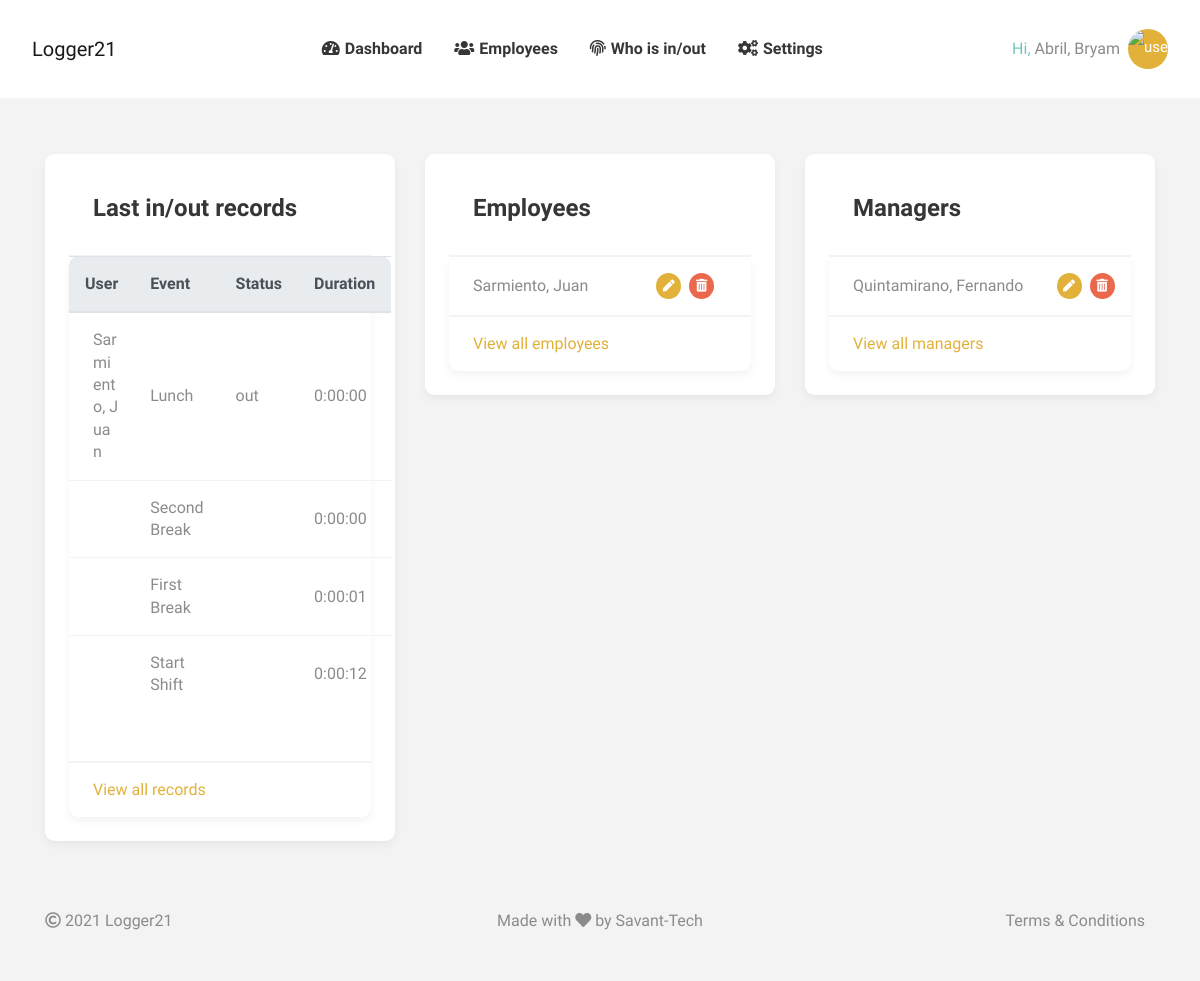
The page / (signed in) on the database its author committed.
### users/models.py (models this page shows)
class User(AbstractBaseUser, PermissionsMixin):
    first_name = models.CharField(max_length=255, verbose_name='Nombre',null=True, )
    last_name = models.CharField(max_length=255, verbose_name='Apellido',null=True, )
    email = models.EmailField(unique=True, verbose_name="Correo Electronico")
    direction = models.CharField(max_length=70, verbose_name='Direccion', null=True, )
    province = models.CharField(max_length=70, verbose_name='Provincia', null=True, )
    country = models.CharField(max_length=70, verbose_name='Pais', null=True, )
    telephone = models.CharField(max_length=70, verbose_name='Telefono', null=True, )
    avatar = JPEGField(
        upload_to='users/avatar/',
        variations={
            'thumbnail': {"width": 100, "height": 100, "crop": True}
        },
        null=True, blank=True)
    is_active = models.BooleanField(default=True)  # Indica si el usuario esta activo
    is_staff = models.BooleanField(default=False)
    date_joined = models.DateTimeField(default=timezone.now)
    USERNAME_FIELD = 'email'  # Identificador unico
    REQUIRED_FIELDS = []  # Lista de nombres que solicita al crear un superusuario
    objects = UserManager()
    class Meta:
        verbose_name = 'Usuario'
        verbose_name_plural = 'Usuarios'
        ordering = ['-id']
    def __str__(self):
        return '{}, {}'.format(self.last_name, self.first_name)
    def get_avatar(self):
        if self.avatar:
            return self.avatar.url
        else:
            return os.path.join(settings.MEDIA_URL + str('users/avatar/male.png'))

### core/models.py (models this page shows, shortened)
class EventTime(models.Model):
    event = models.ForeignKey(Event, on_delete=models.CASCADE)
    owner = models.ForeignKey(Employee, on_delete=models.CASCADE)
    start_datetime = models.DateTimeField(default=datetime.now)
    end_datetime = models.DateTimeField(blank=True, null=True)
    is_finished = models.BooleanField(default=False)
    is_overtime = models.BooleanField(default=False)
    time_excess = models.IntegerField(default=0)
    time_afk = models.IntegerField(default=0)
    is_skipped = models.BooleanField(default=False)
    class Meta:
        ordering = ['-id', ]
    @property
    def time(self):
        if self.end_datetime is None:
            dif = timezone.now() - self.start_datetime
        else:
            dif = self.end_datetime-self.start_datetime
        return str(dif).split(".")[0]

class Event(models.Model):
    name = models.CharField(max_length=120, unique=True, verbose_name="Nombre del Evento")
    time_to_finish = models.IntegerField(default=0, verbose_name="Tiempo de Duracion")
    parent = models.ForeignKey('self', related_name='children', on_delete=models.CASCADE, blank=True, null=True,
                               verbose_name="Clase Padre")

### business/models.py (models this page shows, shortened)
class Employee(models.Model):
    type_of_employee = models.ForeignKey(TypeEmployee, on_delete=models.SET_NULL, null=True, default=None)
    user = models.OneToOneField(User, on_delete=models.SET_NULL, null=True)
    department = models.ForeignKey(Department, on_delete=models.SET_NULL, null=True, default=None)
    role = models.ForeignKey(Role, on_delete=models.SET_NULL, null=True, default=None)
    observations = models.TextField(verbose_name='Observations', null=True, blank=True, default=None)
    date_hired = models.DateField(verbose_name='Date hired', null=True, default=None)
    class Meta:
        ordering = ['-id', ]

### webapp/views.py (the view)
# urls.py: path('', Home.as_view(), name='home'),
class Home(LoginRequiredMixin, generic.TemplateView):
    template_name = 'webapp/home.html'
    login_url = 'webapp:login'
    def get_template_names(self):
        if self.request.user.is_superuser:
            template_name = 'dash/admin-dash.html'
        else:
            template_name = self.template_name
        return [template_name]
    def get_context_data(self, **kwargs):
        today = localtime(now()).date()
        context = super().get_context_data(**kwargs)
        if not self.request.user.is_superuser:
            employee_instance = Employee.objects.get(user=self.request.user)
            context['event_today'] = EventTime.objects.filter(owner=employee_instance, start_datetime__date=today,
                                                              event=1).first()
            context['firstbreak_today'] = EventTime.objects.filter(owner=employee_instance, start_datetime__date=today,
                                                                   event=2).first()
            context['lunch_today'] = EventTime.objects.filter(owner=employee_instance, start_datetime__date=today,
                                                              event=3).first()
            context['secondbreak_today'] = EventTime.objects.filter(owner=employee_instance, start_datetime__date=today,
                                                                    event=4).first()
            context['afk_today'] = EventTime.objects.filter(owner=employee_instance, start_datetime__date=today,
                                                            event=5).first()
        else:
            context['events_today'] = EventTime.objects.all()[:6]
            context['employees'] = Employee.objects.filter(user__is_active=True,
                                                           type_of_employee__type_employee="Employee")[:5]
            context['managers'] = Employee.objects.filter(user__is_active=True,
                                                          type_of_employee__type_employee="Manager")[:5]
        return context

### webapp/templates/dash/admin-dash.html (shortened to what this page needs)
{% extends 'bases/base.html' %}
{% load static %}
{% block content %}
<div class="container">
    <div class="row jobProjectCosting mt-3 mt-lg-4">
        <div class="col-12 col-lg-4">
            <div class="p-3 p-xl-4 shadow-sm bg-white rounded">
                <div class="job-title d-flex align-items-center mb-2 mb-xl-3 ">
                    <h4 class="mt-0 mb-0 p-3 px-lg-4 d-flex align-items-center justify-content-between">
                        Last in/out records
                    </h4>
                </div>
                <div id="whos-in-dash-list" class="shadow-sm bg-white rounded">
                    <div class="border-top border-bottom">
                        <table class="table table-sm mb-5">
                            <thead class="lstHead thead-light">
                                <tr id="">
                                    <th scope="col" >User</th>
                                    <th scope="col" >Event</th>
                                	<th scope="col" >Status</th>
                                	<th scope="col" >Duration</th>
                                </tr>
                            </thead>
                            <tbody>
                                {% for event in events_today %}
                                    <tr class="lstNormalItem">
                                        <td class="pl-3 pl-lg-4" style="word-break: break-all;">
                                            {% ifchanged %}{{event.owner.user}}{%endifchanged%}
                                        </td>
                                        <td style="text-align: left;">{% ifchanged %}{{event.event.name}}{%endifchanged%}</td>
                                        <td style="text-align: left;">
                                           {% ifchanged %} {{ event.is_finished|yesno:'out, in' }}{%endifchanged%}
                                        </td>
                                        <td style="text-align: left;">{{event.time}}</td>
                                    </tr>
                                {% endfor %}
                            </tbody>
                        </table>
                    </div>
                    <a href="{% url 'webapp:admin-whois' %}" class="d-block px-3 px-lg-4 py-2 py-xl-3 rounded-bottom border-top">View all records</a>
                </div>
            </div>
        </div>
        <div class="col-12 col-lg-4">
            <div class="p-3 p-xl-4 shadow-sm bg-white rounded">
                <div class="job-title d-flex align-items-center mb-2 mb-xl-3 ">
                    <h4 class="mt-0 mb-0 p-3 px-lg-4 d-flex align-items-center justify-content-between">
                        Employees
                    </h4>
                </div>
                <div id="whos-in-dash-list" class="shadow-sm bg-white rounded">
                    <div class="border-top border-bottom">
                        <table class="table table-sm mb-0">
                            <tbody>
                                {% for emp in employees %}
                                    <tr class="lstNormalItem">
                                        <td class="pl-3 pl-lg-4" style="word-break: break-all;">
                                            {{emp.user}}
                                        </td>
                                        <td>
                                            <a href="{% url 'webapp:admin-employee-update' emp.user.id %}"
                                            class="btn btn-primary p-0 rounded-circle border-0">
                                                <i class="fa fa-pen" style="width: 25px; height: 25px; line-height: 23px; font-size: 0.75em"></i>
                                            </a>
                                            <a href="{% url 'webapp:admin-employee-delete' emp.id %}"
                                            class="ml-1 btn btn-danger p-0 rounded-circle border-0">
                                                <i class="fas fa-trash-alt" style="width: 25px; height: 25px; line-height: 23px; font-size: 0.8em"></i>
                                            </a>
                                        </td>
                                    </tr>
                                {% endfor %}
                            </tbody>
                        </table>
                    </div>
                    <a href="{% url 'webapp:admin-employees' %}" class="d-block px-3 px-lg-4 py-2 py-xl-3 rounded-bottom border-top">View all employees</a>
                </div>
            </div>
        </div>
        <div class="col-12 col-lg-4">
            <div class="p-3 p-xl-4 shadow-sm bg-white rounded">
                <div class="job-title d-flex align-items-center mb-2 mb-xl-3 ">
                    <h4 class="mt-0 mb-0 p-3 px-lg-4 d-flex align-items-center justify-content-between">
                        Managers
                    </h4>
                </div>
                <div id="whos-in-dash-list" class="shadow-sm bg-white rounded">
                    <div class="border-top border-bottom">
                        <table class="table table-sm mb-0">
                            <tbody>
                                {% for emp in managers %}
                                    <tr class="lstNormalItem">
                                        <td class="pl-3 pl-lg-4" style="word-break: break-all;">
                                            {{emp.user}}
                                        </td>
                                        <td>
                                            <a href="{% url 'webapp:admin-employee-update' emp.user.id %}"
                                            class="btn btn-primary p-0 rounded-circle border-0">
                                                <i class="fa fa-pen" style="width: 25px; height: 25px; line-height: 23px; font-size: 0.75em"></i>
                                            </a>
                                            <a href="{% url 'webapp:admin-employee-delete' emp.id %}"
                                            class="ml-1 btn btn-danger p-0 rounded-circle border-0">
                                                <i class="fas fa-trash-alt" style="width: 25px; height: 25px; line-height: 23px; font-size: 0.8em"></i>
                                            </a>
                                        </td>
                                    </tr>
                                {% endfor %}
                            </tbody>
                        </table>
                    </div>
                    <a href="{% url 'webapp:admin-managers' %}" class="d-block px-3 px-lg-4 py-2 py-xl-3 rounded-bottom border-top">View all managers</a>
                </div>
            </div>
        </div>
    </div>
</div>
{% endblock content %}

### webapp/templates/includes/dashboard.html (shortened to what this page needs)
{% load static %}
<div class="offcanvas-collapse navbar-collapse" id="navigation">
    <ul class="navbar-nav m-auto">
        <li id="ctl00_liPunch" class="nav-item">
            <a id="lnkPunch" class="nav-link d-flex align-items-baseline flex-row flex-lg-column flex-xl-row py-3 py-md-3 py-lg-0 px-0 px-md-0 px-lg-3 px-xl-6" title="Clock in/out"
            href="{% url 'webapp:admin-dash' %}">
            <i class="fa fa-tachometer-alt" style="font-size: 1em; padding-right: 5px"></i>
                Dashboard
            </a>
        </li>
        <li id="ctl00_liPunch" class="nav-item">
            <a id="lnkPunch" class="nav-link d-flex align-items-baseline flex-row flex-lg-column flex-xl-row py-3 py-md-3 py-lg-0 px-0 px-md-0 px-lg-3 px-xl-6" title="Clock in/out"
            href="{% url 'webapp:admin-employees' %}">
            <i class="fa fa-users" style="font-size: 1em; padding-right: 5px"></i>
                Employees
            </a>
        </li>
        <li id="ctl00_liPunch" class="nav-item">
            <a id="lnkPunch" class="nav-link d-flex align-items-baseline flex-row flex-lg-column flex-xl-row py-3 py-md-3 py-lg-0 px-0 px-md-0 px-lg-3 px-xl-6" title="Clock in/out"
            href="{% url 'webapp:admin-whois' %}">
            <i class="fa fa-fingerprint" style="font-size: 1em; padding-right: 5px"></i>
                Who is in/out
            </a>
        </li>
        <li id="ctl00_liPunch" class="nav-item">
            <a id="lnkPunch" class="nav-link d-flex align-items-baseline flex-row flex-lg-column flex-xl-row py-3 py-md-3 py-lg-0 px-0 px-md-0 px-lg-3 px-xl-6" title="Clock in/out"
            href="{%url 'webapp:settings'%}">
            <i class="fa fa-cogs" style="font-size: 1em; padding-right: 5px"></i>
                Settings
            </a>
        </li>
    </ul>
    <div id="ctl00_pnlUserAccount">
        <div class="dropdown d-flex align-items-center">
            <div class="d-none d-lg-none d-xl-inline-block"><span class="teal-text">Hi,&nbsp;</span>{{request.user}}</div>
            <img class="user-avatar user-dropdown-btn dropdown-toggle ml-2 btn pill btn-primary btn-sm" data-toggle="dropdown" alt="user" src="{{request.user.get_avatar}}"/>
        </div>
    </div>
</div>

### rows shown on the page
User: user "Abril, Bryam"
EventTime: owner.user "Sarmiento, Juan", event.name "Lunch", is_finished "out", time "0:00:00"
EventTime: event.name "Second Break", time "0:00:00"
EventTime: event.name "First Break", time "0:00:01"
EventTime: event.name "Start Shift", time "0:00:12"
Employee: user "Sarmiento, Juan"
Employee: user "Quintamirano, Fernando"
